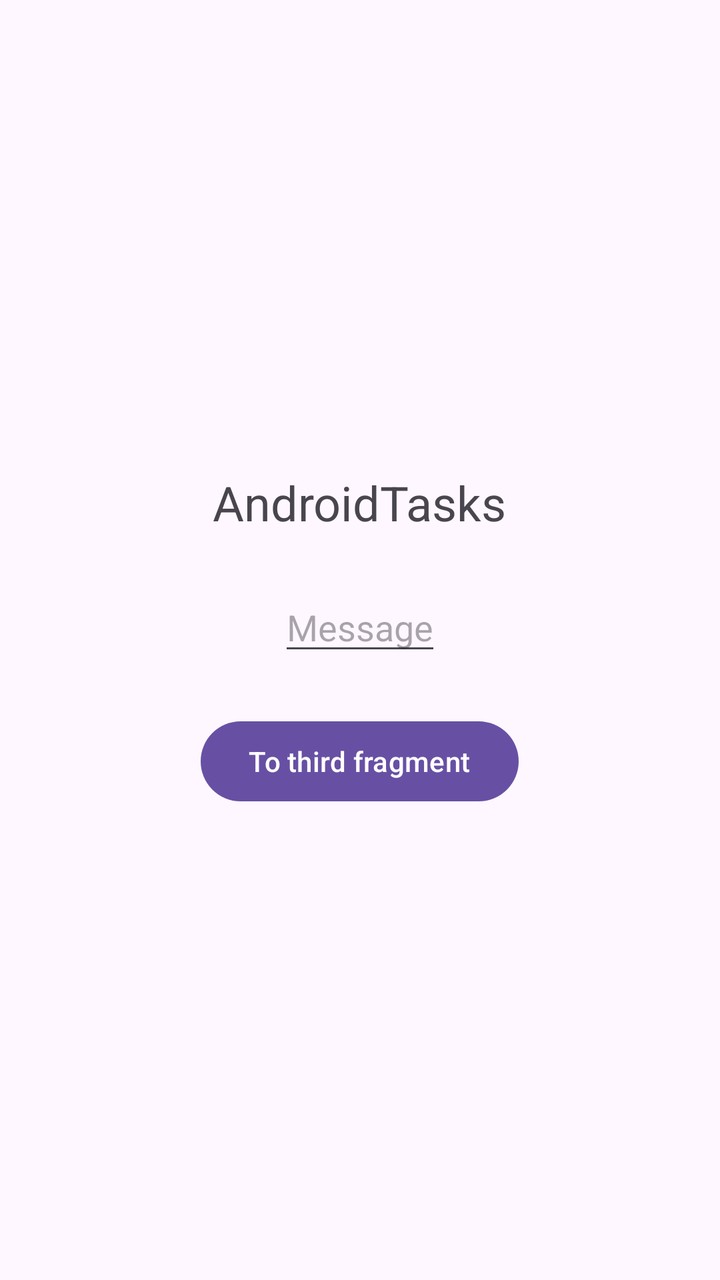
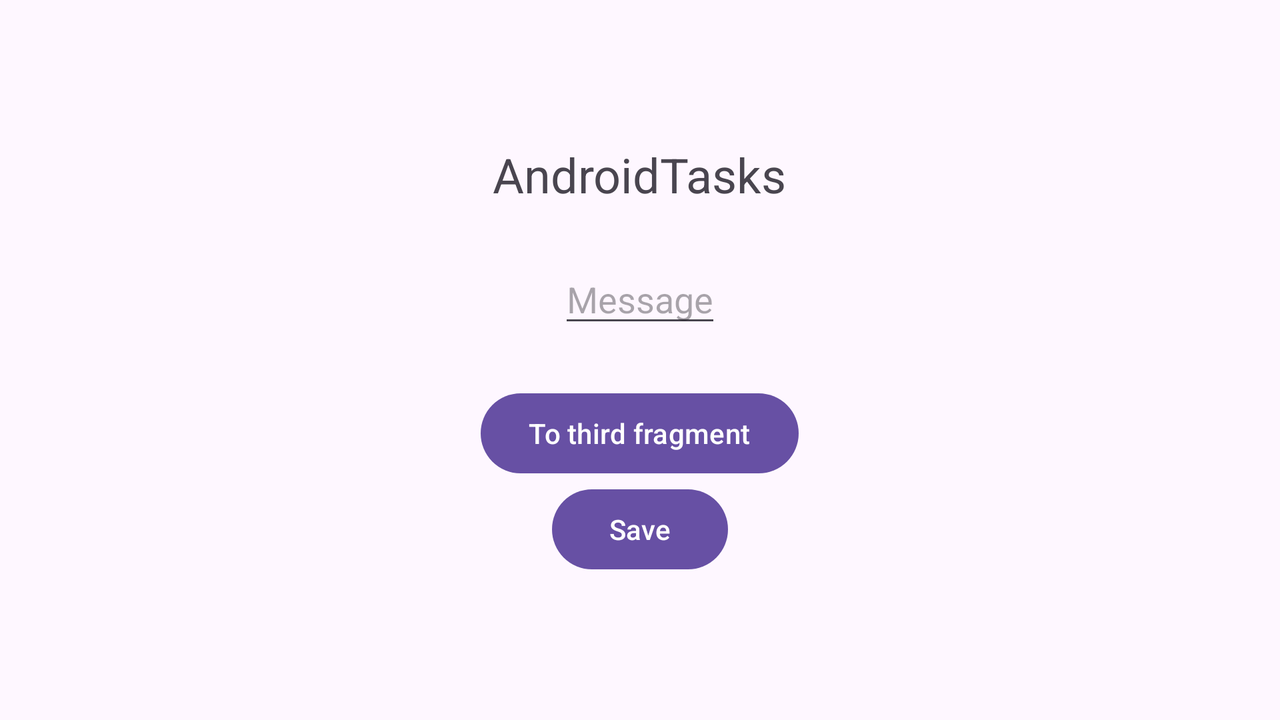

The same Android screen from two of the app's own layout files: first res/layout/ as a phone draws it, then the repository's variant for another configuration, drawn on a device whose configuration selects that folder. Both files follow.
<!-- AndroidManifest.xml: application theme Theme.AndroidTasks -->
<!-- res/layout/fragment_first.xml -->
<?xml version="1.0" encoding="utf-8"?>
<LinearLayout
    xmlns:android="http://schemas.android.com/apk/res/android"
    android:id="@+id/frameLayout"
    android:layout_width="match_parent"
    android:layout_height="match_parent"
    android:orientation="vertical"
    android:gravity="center">

    <TextView
        android:id="@+id/tv_first_screen"
        android:layout_width="wrap_content"
        android:layout_height="wrap_content"
        android:text="@string/app_name"
        android:textSize="24sp"
        android:layout_marginBottom="24dp" />

    <EditText
        android:id="@+id/et_message"
        android:layout_width="wrap_content"
        android:layout_height="wrap_content"
        android:layout_marginBottom="24dp"
        android:hint="Message" />

    <Button
        android:id="@+id/btn_to_third_fragment"
        android:layout_width="wrap_content"
        android:layout_height="wrap_content"
        android:text="To third fragment" />

</LinearLayout>
<!-- resources referenced by this layout -->
<resources>
  <string name="app_name">AndroidTasks</string>
  <style name="Theme.AndroidTasks" parent="Base.Theme.AndroidTasks" />
  <style name="Base.Theme.AndroidTasks" parent="Theme.Material3.DayNight.NoActionBar">
          
          
      </style>
</resources>
<!-- res/layout-land/fragment_first.xml (the repository's variant of the layout above) -->
<!-- drawn on the phone turned sideways -->
<?xml version="1.0" encoding="utf-8"?>
<LinearLayout
    xmlns:android="http://schemas.android.com/apk/res/android"
    android:id="@+id/frameLayout"
    android:layout_width="match_parent"
    android:layout_height="match_parent"
    android:orientation="vertical"
    android:gravity="center">

    <TextView
        android:id="@+id/tv_first_screen"
        android:layout_width="wrap_content"
        android:layout_height="wrap_content"
        android:text="@string/app_name"
        android:textSize="24sp"
        android:layout_marginBottom="24dp" />

    <EditText
        android:id="@+id/et_message"
        android:layout_width="wrap_content"
        android:layout_height="wrap_content"
        android:layout_marginBottom="24dp"
        android:hint="Message" />

    <Button
        android:id="@+id/btn_to_third_fragment"
        android:layout_width="wrap_content"
        android:layout_height="wrap_content"
        android:text="To third fragment" />

    <Button
        android:id="@+id/btn_save"
        android:layout_width="wrap_content"
        android:layout_height="wrap_content"
        android:text="Save" />

</LinearLayout>
